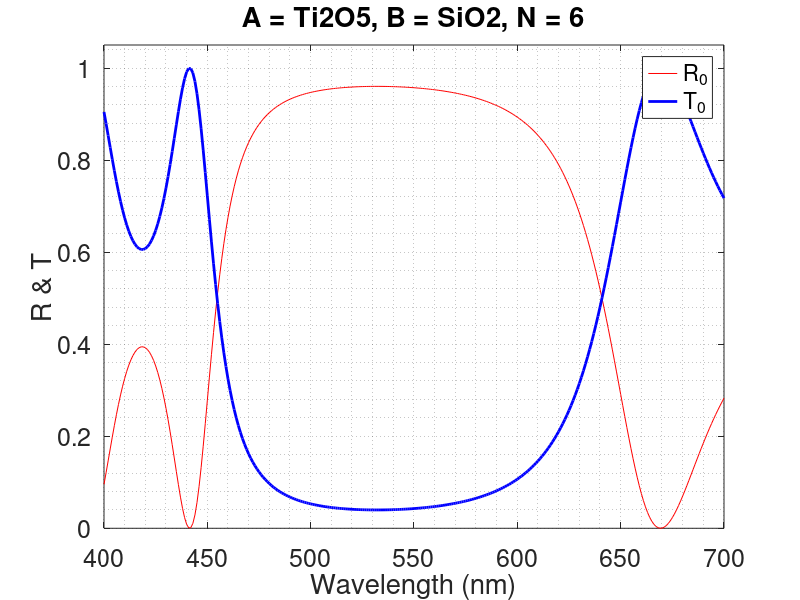

The MATLAB source for this figure:
%xxxxxxxxxxxxxxxxxxxxxxxxxxxxxxxxxxxxxxxxxxxxxxxxxxxxxxxxxxxxxxxxxxx
% PhC_1D.m                                                         x      
% Matriz de Transferência para Cristal Fotônico 1D                 x
%     Nº par de camadas A = Ti2O5 & B = SiO2                       x
%     Índice de Ref. na região visível: n1 ~ 2.1 e n2 ~ 1.46       x
%xxxxxxxxxxxxxxxxxxxxxxxxxxxxxxxxxxxxxxxxxxxxxxxxxxxxxxxxxxxxxxxxxxx

format long 
n1 = 2.14;                  % IR, camada A (Ti2O5)
n2 = 1.46;                  % IR, camada B (SiO2)
n0 = 1.0;                   % O típico é ar, mas pode mudar
n_out = 1.0;                % Pode ser o ar ou outro substrato
N = 6;                      % Nº de pares de camadas
lamb0 = 532.0;              % Comprimento de onda de Bragg em nm
d1 = lamb0/(4*n1);
d2 = lamb0/(4*n2);        

% Matriz de Transferência de Interface (MTI) para a interface n0 -|- n1
n01_p = (n0 + n1)/(2*n0); n01_m = (n0 - n1)/(2*n0);
B01 = [n01_p, n01_m; n01_m, n01_p]; 

% MTI para a interface n1 -|- n2
n12_p = (n1 + n2)/(2*n1); n12_m = (n1 - n2)/(2*n1);
B12 = [n12_p, n12_m; n12_m, n12_p]; 

% MTI para a interface n2 -|- n1 
n21_p = (n2 + n1)/(2*n2); n21_m = (n2 - n1)/(2*n2);
B21 = [n21_p, n21_m; n21_m, n21_p]; 

% MTI de saída para a interface n1 -|- n_out
n1t_p = (n1 + n_out)/(2*n1); n1t_m = (n1 - n_out)/(2*n1);
B1t = [n1t_p, n1t_m; n1t_m, n1t_p]; 

% MTI de saída para a interface n2 -|- n_out
n2t_p = (n2 + n_out)/(2*n2); n2t_m = (n2 - n_out)/(2*n2);
B2t = [n2t_p, n2t_m; n2t_m, n2t_p]; 

rt = fopen('rt0.dat', 'w+');          % para salvar os dados no arquivo rt0.dat
wavelength = 400:1:700;               % intervalo do comprimento de onda (nm)
R0 = zeros(1,length(wavelength));     % para armazenar os valores de reflexividade
T0 = zeros(1,length(wavelength));     % para armazenar os valores de transmissividade

for k = 1:length(wavelength)
    lambda = wavelength(k); 

% Matriz de propagação na camada de Ti2O5
    alfa1 = exp(1j*2*pi*n1*d1/lambda);
    A1 = [alfa1, 0; 0, 1/(alfa1)]; 

% Matriz de propagação na camada de SiO2 
    alfa2 = exp(1j*2*pi*n2*d2/lambda);
    A2 = [alfa2, 0; 0, 1/(alfa2)]; 


    %============================================================
    % Espelho M0                                                x
    %   n0-|-n1-|-|-n2-|...|-n1-|-|-n2-|-|-n1-|-|-n2-|-n_out    x
    %   B01-(A1-B12-A2-B21)...(A1-B12-A2-B21)-A1-B12-A2-B2t     x
    %   B01-(A1-B12-A2-B21)^(N-1)-A1-B12-A2-B2t                 x
    %============================================================

    % Método da Matriz de Transferência (MMT) para o Cristal Fotônico 1D
    M0 = B01*(A1*B12*A2*B21)^(N-1)*A1*B12*A2*B2t; 

    % Espectros de reflexão & transmissão (R0 & T0) do Cristal Fotônico
    R0(k) = abs(M0(2,1)/M0(1,1))^2;
    T0(k) = n_out/n0*abs(1/M0(1,1))^2; 

    % Salvar dados em três colunas para lambda, R0, T0 
    fprintf(rt, '%f %12.8f %12.8f\n', lambda, R0(k), T0(k));
end

tick1 = 400:50:700;
figure(1)
  plot(wavelength, R0, 'r', wavelength, T0, 'b', 'linewidth', 2)
  legend('R_0', 'T_0'); grid minor
  set(gca, 'FontSize', 18);
  axis([400 700 0 1.05]);
  set(gca, 'XTick', tick1);
  set(gca, 'YTick', 0:0.2:1);
  xlabel('Wavelength (nm)');
  ylabel('R & T');
  title('A = Ti2O5, B = SiO2, N = 6');

fclose(rt);
%==========================================================================
